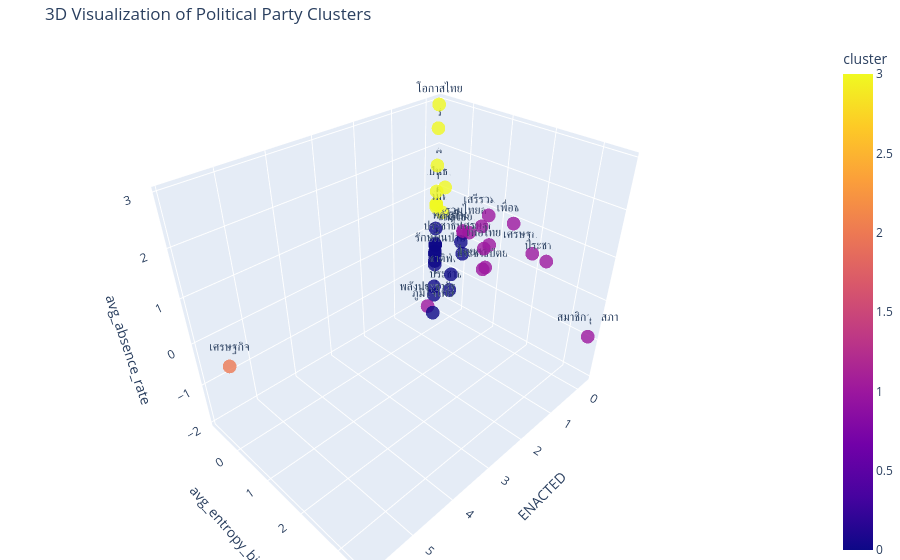

Write notebook code for a chart like this one.
### Code cell
# 1. Scale ข้อมูลก่อน (ตัด cluster ออกถ้ามี)
X_input = features_df.drop(columns=['cluster'], errors='ignore')
X_scaled = scaler.fit_transform(X_input)

# 2. สร้าง viz_df จากข้อมูลที่ Scale แล้ว
viz_df = pd.DataFrame(
    data=X_scaled, 
    columns=X_input.columns,
    index=features_df.index
)

# 3. ใส่ cluster กลับเข้าไปเพื่อใช้จำแนกสี
viz_df['cluster'] = features_df['cluster']

# 1. ดึงชื่อพรรคจาก Index ออกมาเป็นคอลัมน์ 'voter_party' เพื่อให้ Plotly เรียกใช้ได้
plot_df = viz_df.reset_index()

# 2. วาดกราฟโดยระบุชื่อคอลัมน์ให้ตรงเป๊ะ (Case-sensitive)
fig = px.scatter_3d(
    plot_df, 
    x=plot_df.columns[1], # แกน X (Feature แรก)
    y=plot_df.columns[2], # แกน Y (Feature ที่สอง)
    z=plot_df.columns[3], # แกน Z (Feature ที่สาม)
    color='cluster',      # ใช้ 'cluster' ตัวเล็กตามที่ตั้งไว้ในขั้นตอนที่ 3
    text='voter_party',   # ใช้ชื่อคอลัมน์ที่ได้จากการ reset_index()
    title='3D Visualization of Political Party Clusters',
    labels={
        plot_df.columns[1]: str(plot_df.columns[1]), 
        plot_df.columns[2]: str(plot_df.columns[2]), 
        plot_df.columns[3]: str(plot_df.columns[3])
    },
    opacity=0.8
)

# ปรับแต่ง Layout
fig.update_layout(margin=dict(l=0, r=0, b=0, t=40))
fig.show()

### Figure 1 — Plotly figure (JSON) as saved in the notebook; plotly's stock layout.template omitted (floating-point values rounded to 4 significant figures)
{"data": [{"hovertemplate": "ENACTED=%{x}<br>avg_entropy_bits=%{y}<br>avg_absence_rate=%{z}<br>voter_party=%{text}<br>cluster=%{marker.color}<extra></extra>", "legendgroup": "", "marker": {"color": [1, 3, 0, 1, 0, 0, 1, 0, 1, 0, 0, 3, 3, 1, 0, 1, 0, 0, 0, 0, 0, 3, 3, 1, 0, 1, 3, 1, 1, 2, 1, 1, 1, 3, 0, 3, 0, 3, 1, 0], "coloraxis": "coloraxis", "opacity": 0.8, "symbol": "circle"}, "mode": "markers+text", "name": "", "scene": "scene", "showlegend": false, "text": ["กล้าธรรม", "ครูไทยเพื่อประชาชน", "ชาติพัฒนา", "ชาติไทยพัฒนา", "ท้องที่ไทย", "ประชาชน", "ประชาชาติ", "ประชาธรรมไทย", "ประชาธิปัตย์", "ประชาธิปไตยใหม่", "ประชานิยม", "ประชาภิวัฒน์", "พลังชาติไทย", "พลังท้องถิ่นไท", "พลังธรรมใหม่", "พลังประชารัฐ", "พลังปวงชนไทย", "พลังสังคมใหม่", "พลังไทยรักไทย", "พลเมืองไทย", "ภูมิใจไทย", "รวมพลัง", "รวมแผ่นดิน", "รวมไทยสร้างชาติ", "รักษ์ผืนป่าประเทศไทย", "สมาชิกวุฒิสภา", "เป็นธรรม", "เพื่อชาติ", "เพื่อไทย", "เศรษฐกิจ", "เศรษฐกิจใหม่", "เศรษฐกิจไทย", "เสรีรวมไทย", "โอกาสไทย", "ใหม่", "ไทยก้าวหน้า", "ไทยรวมไทย", "ไทยศรีวิไลย์", "ไทยสร้างไทย", "ไทรักธรรม"], "type": "scatter3d", "x": [-0.252, -0.252, -0.252, -0.252, -0.252, -0.1144, -0.252, -0.252, 0.06609, -0.252, -0.252, -0.252, -0.252, -0.252, -0.252, 1.497, -0.252, -0.252, -0.252, -0.252, 1.037, -0.252, -0.252, -0.252, -0.252, -0.252, -0.252, -0.252, 0.2101, 5.87, -0.252, -0.252, -0.252, -0.252, -0.252, -0.252, -0.252, -0.252, -0.252, -0.252], "y": [0.07241, -0.7813, -0.2408, 0.2369, -0.7813, -0.1513, 2.308, -0.7813, 0.9406, 0.01663, -0.7813, -0.7813, -0.7813, 0.0579, -0.7813, 0.6335, -0.7813, -0.7813, -0.7813, -0.7813, 0.3697, -0.5963, -0.7813, 0.5827, 0.07725, 3.526, -0.5298, 1.407, 1.039, 0.01663, 0.8269, 1.951, 0.7471, -0.7813, -0.7813, -0.7813, -0.7813, -0.7813, 0.7713, -0.7813], "z": [0.1873, 0.5418, -1.076, 0.2646, -0.6993, -1.424, 0.4018, -1.034, -0.2578, -0.06877, -1.944, 0.6035, 0.6127, 0.2331, -0.6614, -0.6873, -0.9308, -0.4505, -0.4816, -0.7552, -1.24, 0.4685, 1.565, 0.5551, -0.3604, -0.8808, 1.117, 0.9376, 0.3723, -0.06877, 0.1836, 0.4379, 0.8848, 2.93, -1.689, 0.9325, -0.4816, 2.419, -0.429, -0.02786]}], "layout": {"coloraxis": {"colorbar": {"title": {"text": "cluster"}}, "colorscale": [[0, "#0d0887"], [0.1111, "#46039f"], [0.2222, "#7201a8"], [0.3333, "#9c179e"], [0.4444, "#bd3786"], [0.5556, "#d8576b"], [0.6667, "#ed7953"], [0.7778, "#fb9f3a"], [0.8889, "#fdca26"], [1, "#f0f921"]]}, "legend": {"tracegroupgap": 0}, "margin": {"b": 0, "l": 0, "r": 0, "t": 40}, "scene": {"domain": {"x": [0, 1], "y": [0, 1]}, "xaxis": {"title": {"text": "ENACTED"}}, "yaxis": {"title": {"text": "avg_entropy_bits"}}, "zaxis": {"title": {"text": "avg_absence_rate"}}}, "title": {"text": "3D Visualization of Political Party Clusters"}}}
